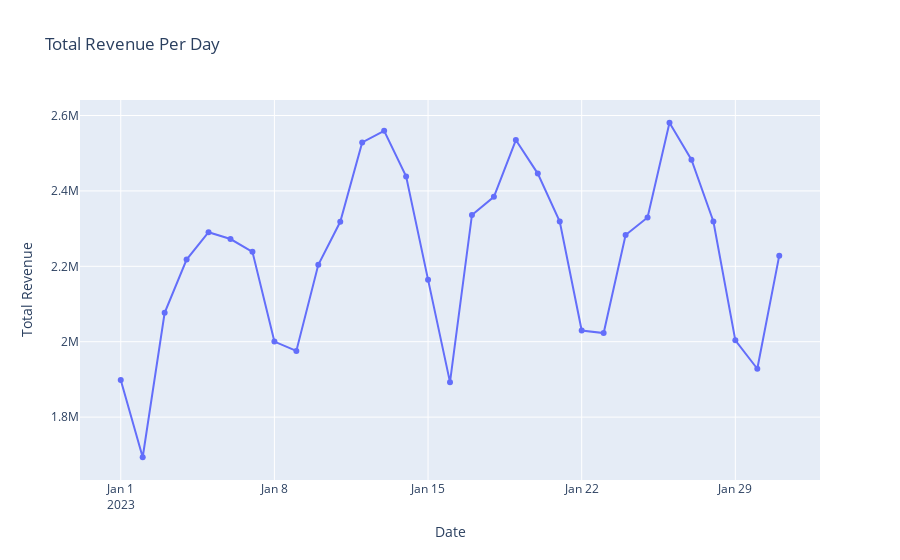

Notebook code cell kept with this figure:
### Code cell
fig = px.line(revenue_by_day, x='pickup_date', y='revenue', title='Total Revenue Per Day',
              labels={'pickup_date': 'Date', 'revenue': 'Total Revenue'},
              markers=True)

fig.show()

### Figure 1 — Plotly figure (JSON) as saved in the notebook; plotly's stock layout.template omitted (floating-point values rounded to 4 significant figures)
{"data": [{"hovertemplate": "Date=%{x}<br>Total Revenue=%{y}<extra></extra>", "legendgroup": "", "line": {"color": "#636efa", "dash": "solid"}, "marker": {"symbol": "circle"}, "mode": "lines+markers", "name": "", "orientation": "v", "showlegend": false, "type": "scatter", "x": ["2023-01-01T00:00:00", "2023-01-02T00:00:00", "2023-01-03T00:00:00", "2023-01-04T00:00:00", "2023-01-05T00:00:00", "2023-01-06T00:00:00", "2023-01-07T00:00:00", "2023-01-08T00:00:00", "2023-01-09T00:00:00", "2023-01-10T00:00:00", "2023-01-11T00:00:00", "2023-01-12T00:00:00", "2023-01-13T00:00:00", "2023-01-14T00:00:00", "2023-01-15T00:00:00", "2023-01-16T00:00:00", "2023-01-17T00:00:00", "2023-01-18T00:00:00", "2023-01-19T00:00:00", "2023-01-20T00:00:00", "2023-01-21T00:00:00", "2023-01-22T00:00:00", "2023-01-23T00:00:00", "2023-01-24T00:00:00", "2023-01-25T00:00:00", "2023-01-26T00:00:00", "2023-01-27T00:00:00", "2023-01-28T00:00:00", "2023-01-29T00:00:00", "2023-01-30T00:00:00", "2023-01-31T00:00:00"], "xaxis": "x", "y": [1899000.0, 1694000.0, 2077000.0, 2218000.0, 2291000.0, 2272000.0, 2238000.0, 2000000.0, 1976000.0, 2204000.0, 2318000.0, 2529000.0, 2559000.0, 2439000.0, 2165000.0, 1893000.0, 2336000.0, 2384000.0, 2535000.0, 2446000.0, 2319000.0, 2030000.0, 2023000.0, 2283000.0, 2329663, 2581000.0, 2483000.0, 2319000.0, 2004000.0, 1928000.0, 2228000.0], "yaxis": "y"}], "layout": {"legend": {"tracegroupgap": 0}, "title": {"text": "Total Revenue Per Day"}, "xaxis": {"anchor": "y", "domain": [0, 1], "title": {"text": "Date"}}, "yaxis": {"anchor": "x", "domain": [0, 1], "title": {"text": "Total Revenue"}}}}
